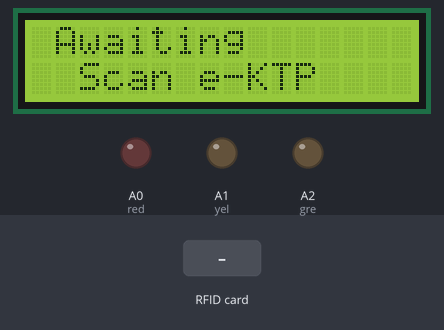
This sketch was run on a simulated Arduino Uno, built with avr-gcc and run on an emulated ATmega328P. On the bench: 16×2 character LCD, output pins drawn as LEDs (lit = HIGH). Dashed ring = blinking. The test bench sets the inputs (shaded band). Pins used as bus, display or sensor lines are not drawn; what the sketch prints to the serial monitor is not drawn.

Above: at 1.3 s.
1.4 s: RFID card 5E 7A 19 C4 held to the reader
At 3.2 s:
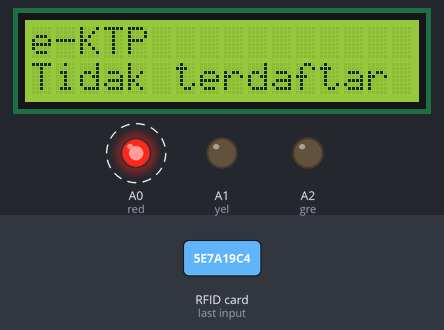
At 8.6 s:
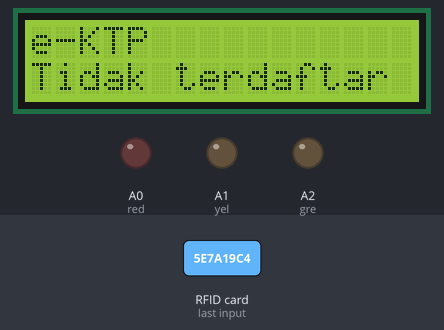
Timing chart, 0 to 10.1 s (numbered marks = the images above; inputs shaded):
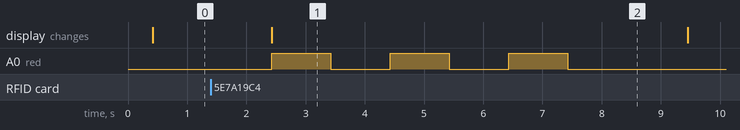

The sketch:

lcdRFID.ino
```cpp
#include <SPI.h>
#include <MFRC522.h>
#include <LiquidCrystal.h>

#define SS 10
#define RST 9

const int rs = 2, en = 3, d4 = 4, d5 = 5, d6 = 6, d7 = 7;

const int gre = A2, yel = A1, red = A0;

MFRC522 rfid(SS, RST);
LiquidCrystal lcd(rs, en, d4, d5, d6, d7);

byte nuidPICC[4];
String nuid;

void setup() {
  // put your setup code here, to run once:
  SPI.begin();
  Serial.begin(9600);
  rfid.PCD_Init();
  lcd.begin(16, 2);
  pinMode(gre, OUTPUT);
  pinMode(yel, OUTPUT);
  pinMode(red, OUTPUT);
}

void loop() {
  // put your main code here, to run repeatedly:
  if(!rfid.PICC_IsNewCardPresent()){
    lcdPrint(" Awaiting", "  Scan e-KTP");
    return;
  }

  if(!rfid.PICC_ReadCardSerial())
    return;

  if(rfid.uid.uidByte[0] != nuidPICC[0] ||
    rfid.uid.uidByte[1] != nuidPICC[1] ||
    rfid.uid.uidByte[2] != nuidPICC[2] ||
    rfid.uid.uidByte[3] != nuidPICC[3] ){
      //Store NUID into nuidPICC array
      for (byte i = 0; i < 4; i++){
        nuidPICC[i] = rfid.uid.uidByte[i];
      }
      nuid = hex(rfid.uid.uidByte, rfid.uid.size);
      Serial.println(nuid);

      String txt = Serial.readString();
      String code = txt.substring(0, 1);
      String nama = txt.substring(1);

      if(code == "0"){
        lcdPrint("Silakan,", nama);
        blip(gre, 3);
      } else if(code == "1"){
        lcdPrint("Presensi Ulang", nama);
        blip(yel, 3);
      } else if(code == "2"){
        lcdPrint(nama, "Telah memilih");
        blip(red, 3);
      } else if(code == "3"){
        lcdPrint("     "+nama, "     Access");
        blip(gre, 3);
        blip(yel, 3);
        blip(red, 3);
      } else {
        lcdPrint("e-KTP", "Tidak terdaftar");
        blip(red, 3);
      }
    } else {
      lcdPrint("e-KTP", "telah dibaca");
      blip(red, 3);
    }

    rfid.PICC_HaltA();
    rfid.PCD_StopCrypto1();

    delay(1000);
}

String hex(byte *buffer, byte bufferSize){
  String tag;
  char buff[3];
  for(byte i = 0; i < bufferSize; i++){
    sprintf(buff, "%02X", buffer[i]);
    tag += buff;
  } return tag;
}

void blip(int blip, int repeat){
  for(int i = 0; i < repeat; i++){
    digitalWrite(blip, HIGH);
    delay(1000);
    digitalWrite(blip, LOW);
    delay(1000);
  }
}

void lcdPrint(String line1, String line2){
  lcd.clear();

  lcd.setCursor(0, 0);
  lcd.print(line1);

  lcd.setCursor(0, 1);
  lcd.print(line2);
}
```

Measured:
- after the input at 1.4 s, A0 (red): alternates HIGH for 1.0 s and LOW for 1.0 s, 6 changes in all, then stays LOW, starting after 1.0 s; the display: changes after 1.0 s (image 1)
